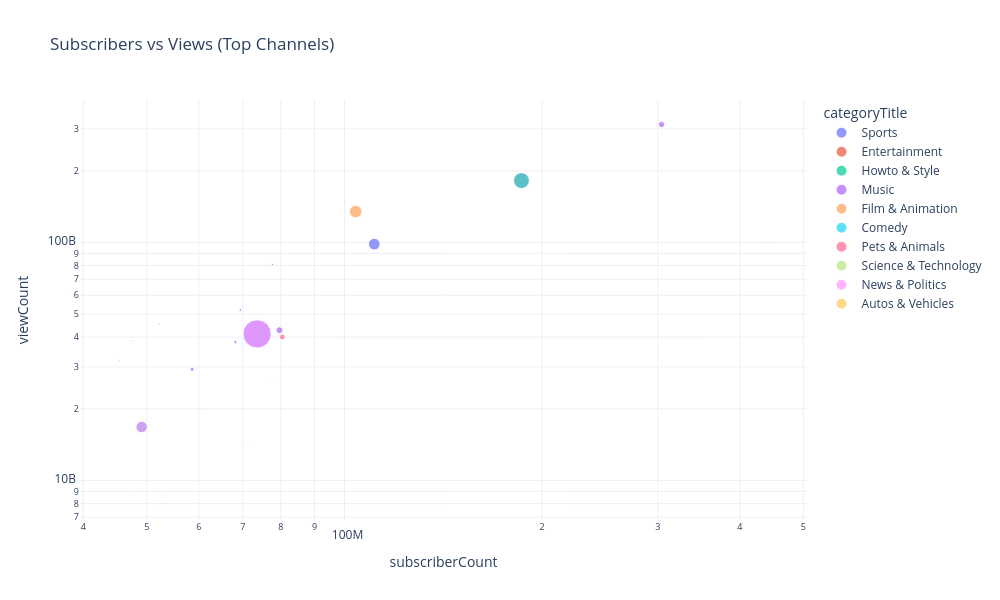

The notebook cell this image was saved under:
### Markdown cell above
##### Scatter: Subscribers vs Average Views per Category

### Code cell
# Scatter: Subscribers vs Views
fig_scatter = px.scatter(
    top_channels,
    x='subscriberCount', y='viewCount',
    size='videoCount', color='categoryTitle',
    hover_name='title',
    title='Subscribers vs Views (Top Channels)',
    log_x=True, log_y=True
)
fig_scatter.update_layout(
    template='plotly_white',
    width=1000,
    height=600
)
fig_scatter.show()

### Figure 1 — Plotly figure (JSON) as saved in the notebook; plotly's stock layout.template omitted (floating-point values rounded to 4 significant figures)
{"data": [{"hovertemplate": "<b>%{hovertext}</b><br><br>categoryTitle=Sports<br>subscriberCount=%{x}<br>viewCount=%{y}<br>videoCount=%{marker.size}<extra></extra>", "hovertext": ["MrBeast", "WWE", "Aaj Tak", "Dude Perfect", "Celine Dept", "IndiaTV"], "legendgroup": "Sports", "marker": {"color": "#636efa", "size": [904, 88077, 513601, 513, 1736, 84484], "sizemode": "area", "sizeref": 1284.0, "symbol": "circle"}, "mode": "markers", "name": "Sports", "orientation": "v", "showlegend": true, "type": "scatter", "x": [441000000, 111000000, 73600000, 61500000, 52200000, 49100000], "xaxis": "x", "y": [96184626802, 98444977271, 41298452499, 19682250270, 45354468413, 16774319696], "yaxis": "y"}, {"hovertemplate": "<b>%{hovertext}</b><br><br>categoryTitle=Entertainment<br>subscriberCount=%{x}<br>viewCount=%{y}<br>videoCount=%{marker.size}<extra></extra>", "hovertext": ["MrBeast", "SET India", "KL BRO Biju Rithvik", "Topper Guild", "Celine Dept", "IndiaTV", "Shorts Break"], "legendgroup": "Entertainment", "marker": {"color": "#EF553B", "size": [904, 160688, 3336, 1280, 1736, 84484, 837], "sizemode": "area", "sizeref": 1284.0, "symbol": "circle"}, "mode": "markers", "name": "Entertainment", "orientation": "v", "showlegend": true, "type": "scatter", "x": [441000000, 186000000, 77700000, 77500000, 52200000, 49100000, 47600000], "xaxis": "x", "y": [96184626802, 182019034407, 80621535097, 27091489455, 45354468413, 16774319696, 38484067479], "yaxis": "y"}, {"hovertemplate": "<b>%{hovertext}</b><br><br>categoryTitle=Howto & Style<br>subscriberCount=%{x}<br>viewCount=%{y}<br>videoCount=%{marker.size}<extra></extra>", "hovertext": ["MrBeast", "Mark Rober", "MrBeast 2", "Celine Dept", "MR. INDIAN HACKER"], "legendgroup": "Howto & Style", "marker": {"color": "#00cc96", "size": [904, 229, 161, 1736, 1175], "sizemode": "area", "sizeref": 1284.0, "symbol": "circle"}, "mode": "markers", "name": "Howto & Style", "orientation": "v", "showlegend": true, "type": "scatter", "x": [441000000, 71300000, 52400000, 52200000, 47200000], "xaxis": "x", "y": [96184626802, 14402453385, 8604756167, 45354468413, 8715047032], "yaxis": "y"}, {"hovertemplate": "<b>%{hovertext}</b><br><br>categoryTitle=Music<br>subscriberCount=%{x}<br>viewCount=%{y}<br>videoCount=%{marker.size}<extra></extra>", "hovertext": ["T-Series", "T-Series Bhakti Sagar", "YRF", "Sony Music India", "Saregama Music"], "legendgroup": "Music", "marker": {"color": "#ab63fa", "size": [24441, 30829, 4694, 7294, 10259], "sizemode": "area", "sizeref": 1284.0, "symbol": "circle"}, "mode": "markers", "name": "Music", "orientation": "v", "showlegend": true, "type": "scatter", "x": [304000000, 79600000, 69400000, 68200000, 58600000], "xaxis": "x", "y": [313273594762, 42807420405, 52089554644, 38145380955, 29315942658], "yaxis": "y"}, {"hovertemplate": "<b>%{hovertext}</b><br><br>categoryTitle=Film & Animation<br>subscriberCount=%{x}<br>viewCount=%{y}<br>videoCount=%{marker.size}<extra></extra>", "hovertext": ["SET India", "Sony SAB", "KL BRO Biju Rithvik", "IndiaTV", "Shorts Break", "Priyal Kukreja"], "legendgroup": "Film & Animation", "marker": {"color": "#FFA15A", "size": [160688, 103341, 3336, 84484, 837, 1470], "sizemode": "area", "sizeref": 1284.0, "symbol": "circle"}, "mode": "markers", "name": "Film & Animation", "orientation": "v", "showlegend": true, "type": "scatter", "x": [186000000, 104000000, 77700000, 49100000, 47600000, 45400000], "xaxis": "x", "y": [182019034407, 134853882075, 80621535097, 16774319696, 38484067479, 31939419413], "yaxis": "y"}, {"hovertemplate": "<b>%{hovertext}</b><br><br>categoryTitle=Comedy<br>subscriberCount=%{x}<br>viewCount=%{y}<br>videoCount=%{marker.size}<extra></extra>", "hovertext": ["SET India", "IndiaTV", "Shorts Break", "Priyal Kukreja"], "legendgroup": "Comedy", "marker": {"color": "#19d3f3", "size": [160688, 84484, 837, 1470], "sizemode": "area", "sizeref": 1284.0, "symbol": "circle"}, "mode": "markers", "name": "Comedy", "orientation": "v", "showlegend": true, "type": "scatter", "x": [186000000, 49100000, 47600000, 45400000], "xaxis": "x", "y": [182019034407, 16774319696, 38484067479, 31939419413], "yaxis": "y"}, {"hovertemplate": "<b>%{hovertext}</b><br><br>categoryTitle=Pets & Animals<br>subscriberCount=%{x}<br>viewCount=%{y}<br>videoCount=%{marker.size}<extra></extra>", "hovertext": ["ZAMZAM ELECTRONICS TRADING", "Mark Rober"], "legendgroup": "Pets & Animals", "marker": {"color": "#FF6692", "size": [21337, 229], "sizemode": "area", "sizeref": 1284.0, "symbol": "circle"}, "mode": "markers", "name": "Pets & Animals", "orientation": "v", "showlegend": true, "type": "scatter", "x": [80400000, 71300000], "xaxis": "x", "y": [40069996443, 14402453385], "yaxis": "y"}, {"hovertemplate": "<b>%{hovertext}</b><br><br>categoryTitle=Science & Technology<br>subscriberCount=%{x}<br>viewCount=%{y}<br>videoCount=%{marker.size}<extra></extra>", "hovertext": ["Topper Guild", "MR. INDIAN HACKER"], "legendgroup": "Science & Technology", "marker": {"color": "#B6E880", "size": [1280, 1175], "sizemode": "area", "sizeref": 1284.0, "symbol": "circle"}, "mode": "markers", "name": "Science & Technology", "orientation": "v", "showlegend": true, "type": "scatter", "x": [77500000, 47200000], "xaxis": "x", "y": [27091489455, 8715047032], "yaxis": "y"}, {"hovertemplate": "<b>%{hovertext}</b><br><br>categoryTitle=News & Politics<br>subscriberCount=%{x}<br>viewCount=%{y}<br>videoCount=%{marker.size}<extra></extra>", "hovertext": ["Aaj Tak", "IndiaTV"], "legendgroup": "News & Politics", "marker": {"color": "#FF97FF", "size": [513610, 84484], "sizemode": "area", "sizeref": 1284.0, "symbol": "circle"}, "mode": "markers", "name": "News & Politics", "orientation": "v", "showlegend": true, "type": "scatter", "x": [73600000, 49100000], "xaxis": "x", "y": [41298452499, 16774319696], "yaxis": "y"}, {"hovertemplate": "<b>%{hovertext}</b><br><br>categoryTitle=Autos & Vehicles<br>subscriberCount=%{x}<br>viewCount=%{y}<br>videoCount=%{marker.size}<extra></extra>", "hovertext": ["MR. INDIAN HACKER"], "legendgroup": "Autos & Vehicles", "marker": {"color": "#FECB52", "size": [1175], "sizemode": "area", "sizeref": 1284.0, "symbol": "circle"}, "mode": "markers", "name": "Autos & Vehicles", "orientation": "v", "showlegend": true, "type": "scatter", "x": [47200000], "xaxis": "x", "y": [8715047032], "yaxis": "y"}], "layout": {"height": 600, "legend": {"itemsizing": "constant", "title": {"text": "categoryTitle"}, "tracegroupgap": 0}, "title": {"text": "Subscribers vs Views (Top Channels)"}, "width": 1000, "xaxis": {"anchor": "y", "domain": [0, 1], "title": {"text": "subscriberCount"}, "type": "log"}, "yaxis": {"anchor": "x", "domain": [0, 1], "title": {"text": "viewCount"}, "type": "log"}}}
